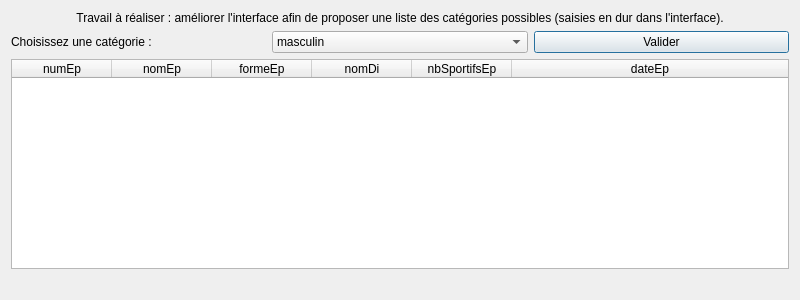
<?xml version="1.0" encoding="UTF-8"?>
<ui version="4.0">
 <class>fct_comp_2</class>
 <widget class="QDialog" name="fct_comp_2">
  <property name="geometry">
   <rect>
    <x>0</x>
    <y>0</y>
    <width>800</width>
    <height>300</height>
   </rect>
  </property>
  <property name="windowTitle">
   <string>Liste des épreuves d'une catégorie (version 1, catégories fixées par interface)</string>
  </property>
  <property name="windowOpacity">
   <double>9.000000000000000</double>
  </property>
  <layout class="QVBoxLayout" name="verticalLayout">
   <item>
    <widget class="QLabel" name="label">
     <property name="text">
      <string>Travail à réaliser : améliorer l'interface afin de proposer une liste des catégories possibles (saisies en dur dans l'interface).</string>
     </property>
     <property name="alignment">
      <set>Qt::AlignCenter</set>
     </property>
     <property name="wordWrap">
      <bool>true</bool>
     </property>
    </widget>
   </item>
   <item>
    <layout class="QHBoxLayout" name="horizontalLayout">
     <item>
      <widget class="QLabel" name="label_3">
       <property name="text">
        <string>Choisissez une catégorie :</string>
       </property>
      </widget>
     </item>
     <item>
      <widget class="QComboBox" name="combobox_fct_comp_2">
       <item>
        <property name="text">
         <string>masculin</string>
        </property>
       </item>
       <item>
        <property name="text">
         <string>feminin</string>
        </property>
       </item>
       <item>
        <property name="text">
         <string>mixte</string>
        </property>
       </item>
      </widget>
     </item>
     <item>
      <widget class="QPushButton" name="pushButton_fct_comp_2">
       <property name="text">
        <string>Valider</string>
       </property>
      </widget>
     </item>
    </layout>
   </item>
   <item>
    <widget class="QTableWidget" name="table_fct_comp_2">
     <attribute name="horizontalHeaderMinimumSectionSize">
      <number>50</number>
     </attribute>
     <attribute name="horizontalHeaderStretchLastSection">
      <bool>true</bool>
     </attribute>
     <attribute name="verticalHeaderVisible">
      <bool>false</bool>
     </attribute>
     <column>
      <property name="text">
       <string>numEp</string>
      </property>
     </column>
     <column>
      <property name="text">
       <string>nomEp</string>
      </property>
     </column>
     <column>
      <property name="text">
       <string>formeEp</string>
      </property>
     </column>
     <column>
      <property name="text">
       <string>nomDi</string>
      </property>
     </column>
     <column>
      <property name="text">
       <string>nbSportifsEp</string>
      </property>
     </column>
     <column>
      <property name="text">
       <string>dateEp</string>
      </property>
     </column>
    </widget>
   </item>
   <item>
    <widget class="QLabel" name="label_fct_comp_2">
     <property name="text">
      <string/>
     </property>
     <property name="alignment">
      <set>Qt::AlignCenter</set>
     </property>
    </widget>
   </item>
  </layout>
 </widget>
 <resources/>
 <connections>
  <connection>
   <sender>pushButton_fct_comp_2</sender>
   <signal>clicked()</signal>
   <receiver>fct_comp_2</receiver>
   <slot>refreshResult()</slot>
   <hints>
    <hint type="sourcelabel">
     <x>351</x>
     <y>51</y>
    </hint>
    <hint type="destinationlabel">
     <x>444</x>
     <y>134</y>
    </hint>
   </hints>
  </connection>
 </connections>
 <slots>
  <slot>refreshResult()</slot>
 </slots>
</ui>
